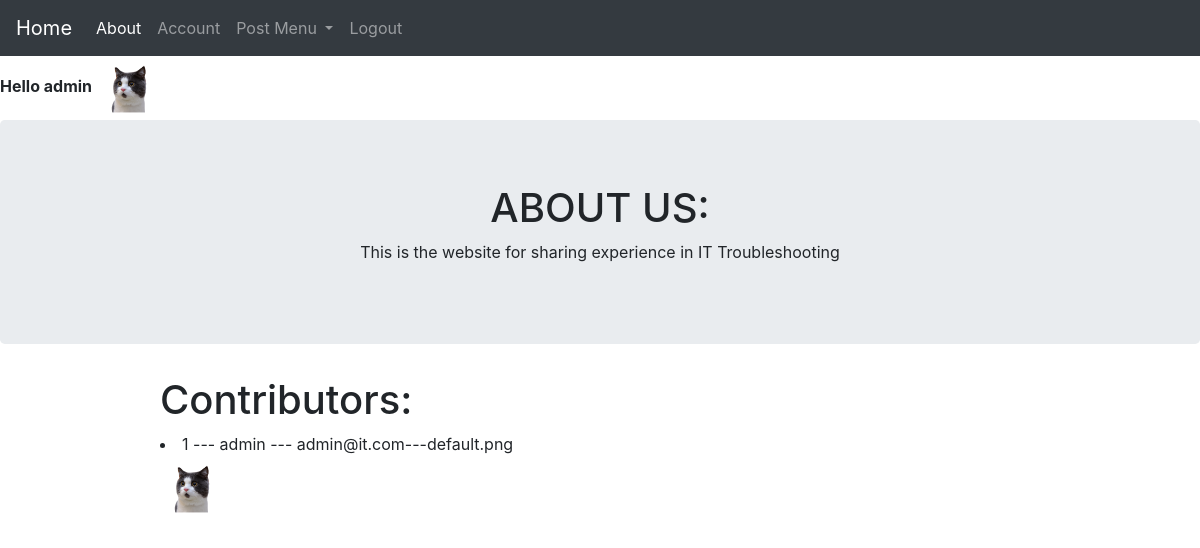
The page /about (signed in) on the database its author committed.
### source/models.py (models this page shows, shortened)
class User(db.Model, UserMixin):
	__tablename__ = 'user_table'
	id = db.Column(db.Integer, primary_key=True)
	username = db.Column(db.String(30), unique=True, index =True, nullable=False)
	email = db.Column(db.String(40), unique=True, index =True, nullable=False)
	avatar = db.Column(db.String(30), nullable=False, default='default.png')
	password_hash = db.Column(db.String(128), nullable=False)
	post = db.relationship('Post', backref='author', lazy=True)

### source/core/views.py (the view)
@core.route('/about')
def about():
	user_list = User.query.all()
	return render_template('about.html', user_list=user_list)

### source/models.py (called while the page is built)
@lm.user_loader
def load_user(user_id):
	return User.query.get(user_id)

### source/templates/about.html
{% extends 'base.html' %}
{% block content %}
	<div class="current-page jumbotron">
	<h1>ABOUT US: </h1>
	<p>This is the website for sharing experience in IT Troubleshooting</p>
	</div>
	<div class="list">
	<h1>Contributors: </h1>
	{% for user in user_list %}
	<li>{{ user.id }} --- {{ user.username }} --- {{ user.email }}---{{ user.avatar }}</li>
	<img src="{{ url_for('static', filename='profile_pics/' + user.avatar) }}" width="64" height="64">
	{% endfor %}
	</div>
{% endblock %}

### source/templates/base.html (shortened to what this page needs)
<!DOCTYPE html>
<html>
<head>
	<link rel="stylesheet" href="https://stackpath.bootstrapcdn.com/bootstrap/4.3.1/css/bootstrap.min.css">
	<link rel="stylesheet" href="static/basic.css">
</head>
<body>
	<nav class="navbar navbar-expand-lg navbar-dark bg-dark">
	  <a class="navbar-brand" href="{{ url_for('core.index') }}">Home</a>
	  <div class="collapse navbar-collapse" id="navbarSupportedContent">
	    <ul class="navbar-nav mr-auto">
	      <li class="nav-item active">
	        <a class="nav-link" href="{{ url_for('core.about') }}">About <span class="sr-only">(current)</span></a>
	      </li>
	      {% if current_user.is_authenticated %}
	      <li class="nav-item">
	        <a class="nav-link" href="{{ url_for('user.account', user_id=current_user.id) }}">Account</a>
	      </li>
	      <li class="nav-item dropdown">
	        <a class="nav-link dropdown-toggle" href="#" id="navbarDropdown" role="button" data-toggle="dropdown" aria-haspopup="true" aria-expanded="false">
	          Post Menu
	        </a>
	      </li>
	      <li class="nav-item">
	        <a class="nav-link" href="{{ url_for('user.logout') }}" tabindex="-1">Logout</a>
	      </li>
	      {% endif %}
	    </ul>
	  </div>
	</nav>
	{% if current_user.is_authenticated %}
	<strong>Hello {{current_user.username}}</strong>
	<img src="{{ url_for('static', filename='profile_pics/' + current_user.avatar) }}"  width="64" height="64">
	{% endif %}
{% block content %}
{% endblock %}
</body>
</html>

### source/static/basic.css (style rules this page uses)
.current-page { text-align: center; }
.list { margin-top:20px; margin-right:40px; margin-bottom:80px; margin-left:160px; }

### rows shown on the page
User: username "admin", avatar (placeholder picture), id "1", email "admin@it.com", avatar "default.png"
